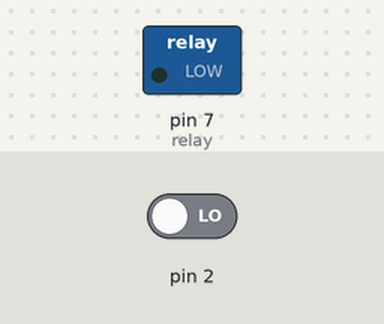
Bench run of a sketch on a simulated Arduino Uno, built with avr-gcc and run on an emulated ATmega328P. On the bench: switched loads named in the sketch (green lamp = pin HIGH). Inputs (shaded band) come from the test bench; at power-on: pin 2 LOW.

Above: at 1.2 s.
1.3 s: pin 2 driven HIGH
At 2.2 s:
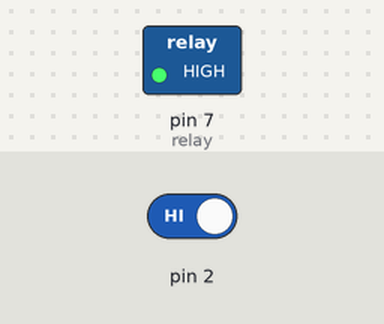
Timing chart, 0 to 5.9 s (numbered marks = the images above; inputs shaded):
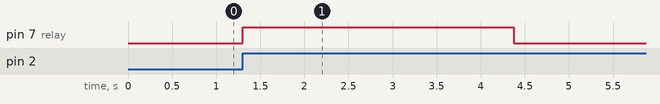

The sketch:

pir-motion-sensor-light-switch.ino
```cpp
int relay = 7;

void setup() {
  // put your setup code here, to run once:
  pinMode(relay, OUTPUT);
  digitalWrite(relay, LOW);

  attachInterrupt(0, lightON, RISING);
}

void loop() {
  // put your main code here, to run repeatedly:

}

void lightON(){
digitalWrite(relay, HIGH);
for(int i =0; i <= 3000; i++){
  delay(100);
}
digitalWrite(relay, LOW);
}
```

Measured:
- after the input at 1.3 s, pin 7 (relay): LOW → HIGH at once, → LOW 3.1 s later
